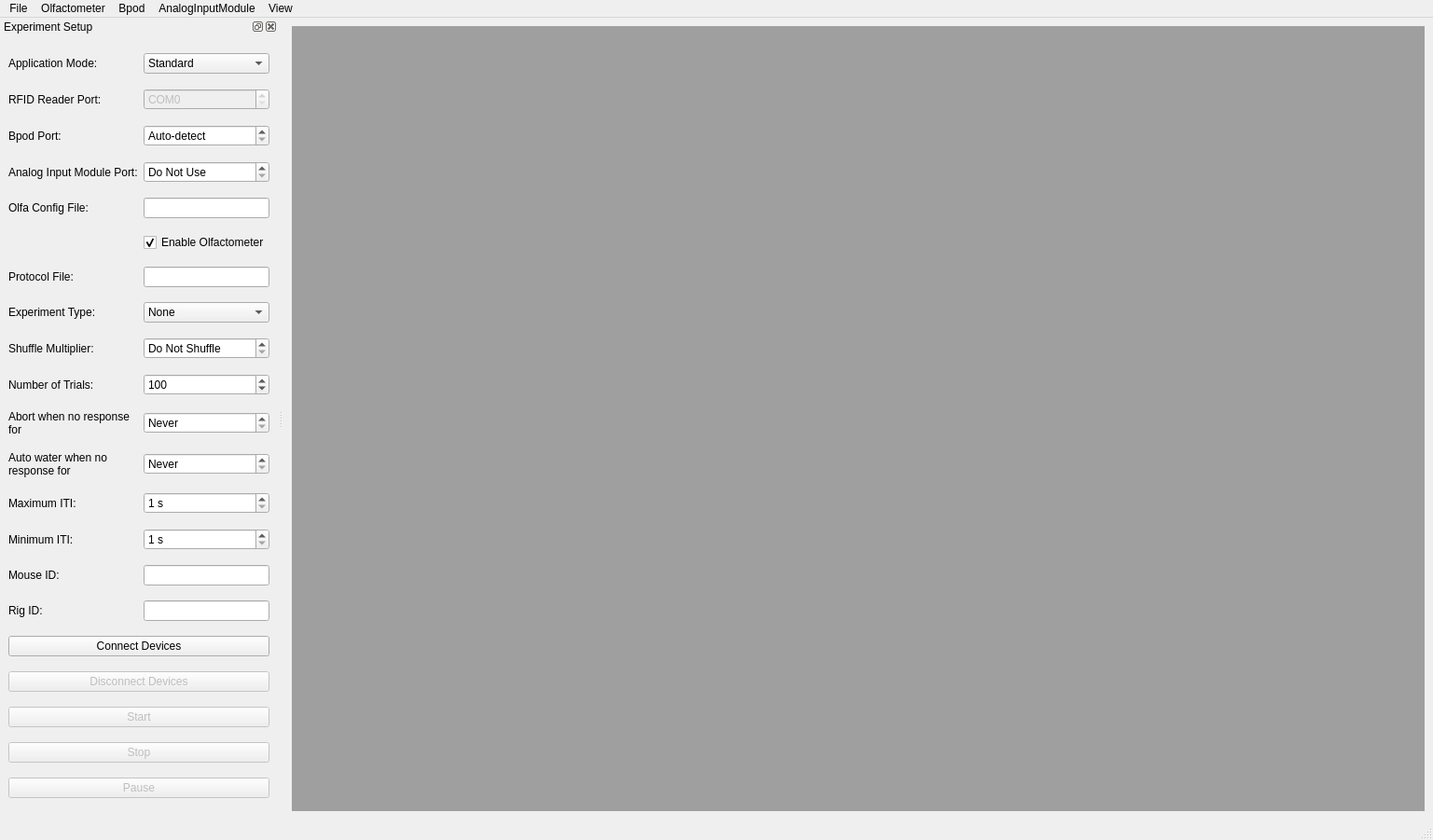
<?xml version="1.0" encoding="UTF-8"?>
<ui version="4.0">
 <class>MainWindow</class>
 <widget class="QMainWindow" name="MainWindow">
  <property name="geometry">
   <rect>
    <x>0</x>
    <y>0</y>
    <width>1537</width>
    <height>901</height>
   </rect>
  </property>
  <property name="windowTitle">
   <string>MainWindow</string>
  </property>
  <widget class="QWidget" name="centralwidget">
   <layout class="QHBoxLayout" name="centralWidgetHLayout">
    <item>
     <widget class="QMdiArea" name="mdiArea">
      <property name="sizeAdjustPolicy">
       <enum>QAbstractScrollArea::AdjustToContents</enum>
      </property>
      <property name="activationOrder">
       <enum>QMdiArea::CreationOrder</enum>
      </property>
      <widget class="QWidget" name="currentTrialSubWindowWidget">
       <property name="windowTitle">
        <string>Current Trial Info</string>
       </property>
       <layout class="QGridLayout" name="currentTrialSubWindowWidgetGridLayout">
        <item row="1" column="2">
         <widget class="QLabel" name="odorA_nameLabel">
          <property name="text">
           <string>Odor A Name</string>
          </property>
         </widget>
        </item>
        <item row="2" column="1">
         <widget class="QLineEdit" name="currentStateLineEdit">
          <property name="readOnly">
           <bool>true</bool>
          </property>
         </widget>
        </item>
        <item row="3" column="8">
         <widget class="QLabel" name="totalPercentCorrectLabel">
          <property name="text">
           <string>Total Percent Correct</string>
          </property>
         </widget>
        </item>
        <item row="0" column="8">
         <widget class="QLabel" name="totalCorrectLabel">
          <property name="text">
           <string>Total Correct:</string>
          </property>
         </widget>
        </item>
        <item row="4" column="0" colspan="10">
         <widget class="QProgressBar" name="currentTrialProgressBar">
          <property name="value">
           <number>0</number>
          </property>
          <property name="textVisible">
           <bool>false</bool>
          </property>
         </widget>
        </item>
        <item row="3" column="9">
         <widget class="QLineEdit" name="totalPercentCorrectLineEdit">
          <property name="readOnly">
           <bool>true</bool>
          </property>
         </widget>
        </item>
        <item row="0" column="2">
         <widget class="QLabel" name="odorA_vialLabel">
          <property name="text">
           <string>Odor A Vial</string>
          </property>
         </widget>
        </item>
        <item row="3" column="3">
         <widget class="QLineEdit" name="odorA_flowLineEdit">
          <property name="readOnly">
           <bool>true</bool>
          </property>
         </widget>
        </item>
        <item row="0" column="1">
         <widget class="QLineEdit" name="trialNumLineEdit">
          <property name="readOnly">
           <bool>true</bool>
          </property>
         </widget>
        </item>
        <item row="0" column="6">
         <widget class="QLabel" name="correctResponseLabel">
          <property name="text">
           <string>Correct Response</string>
          </property>
         </widget>
        </item>
        <item row="0" column="9">
         <widget class="QLineEdit" name="totalCorrectLineEdit">
          <property name="readOnly">
           <bool>true</bool>
          </property>
         </widget>
        </item>
        <item row="2" column="2">
         <widget class="QLabel" name="odorA_concLabel">
          <property name="text">
           <string>Odor A Conc</string>
          </property>
         </widget>
        </item>
        <item row="2" column="0">
         <widget class="QLabel" name="currentStateLabel">
          <property name="text">
           <string>Current State</string>
          </property>
         </widget>
        </item>
        <item row="2" column="9">
         <widget class="QLineEdit" name="totalNoResponsesLineEdit">
          <property name="readOnly">
           <bool>true</bool>
          </property>
         </widget>
        </item>
        <item row="1" column="7">
         <widget class="QLineEdit" name="responseResultLineEdit">
          <property name="readOnly">
           <bool>true</bool>
          </property>
         </widget>
        </item>
        <item row="1" column="9">
         <widget class="QLineEdit" name="totalWrongLineEdit">
          <property name="readOnly">
           <bool>true</bool>
          </property>
         </widget>
        </item>
        <item row="3" column="2">
         <widget class="QLabel" name="odorA_flowLabel">
          <property name="text">
           <string>Odor A Flow</string>
          </property>
         </widget>
        </item>
        <item row="1" column="3">
         <widget class="QLineEdit" name="odorA_nameLineEdit">
          <property name="readOnly">
           <bool>true</bool>
          </property>
         </widget>
        </item>
        <item row="0" column="4">
         <widget class="QLabel" name="odorB_vialLabel">
          <property name="text">
           <string>Odor B Vial</string>
          </property>
         </widget>
        </item>
        <item row="1" column="0">
         <widget class="QLabel" name="itiLabel">
          <property name="text">
           <string>Current ITI</string>
          </property>
         </widget>
        </item>
        <item row="1" column="6">
         <widget class="QLabel" name="responseResultLabel">
          <property name="text">
           <string>Response Result</string>
          </property>
         </widget>
        </item>
        <item row="2" column="8">
         <widget class="QLabel" name="totalNoResponsesLabel">
          <property name="text">
           <string>Total No Responses</string>
          </property>
         </widget>
        </item>
        <item row="0" column="3">
         <widget class="QLineEdit" name="odorA_vialLineEdit">
          <property name="readOnly">
           <bool>true</bool>
          </property>
         </widget>
        </item>
        <item row="1" column="1">
         <widget class="QLineEdit" name="itiLineEdit">
          <property name="readOnly">
           <bool>true</bool>
          </property>
         </widget>
        </item>
        <item row="0" column="7">
         <widget class="QLineEdit" name="correctResponseLineEdit">
          <property name="readOnly">
           <bool>true</bool>
          </property>
         </widget>
        </item>
        <item row="0" column="0">
         <widget class="QLabel" name="trialNumLabel">
          <property name="text">
           <string>Trial Number</string>
          </property>
         </widget>
        </item>
        <item row="1" column="8">
         <widget class="QLabel" name="totalWrongLabel">
          <property name="text">
           <string>Total Wrong:</string>
          </property>
         </widget>
        </item>
        <item row="2" column="3">
         <widget class="QLineEdit" name="odorA_concLineEdit">
          <property name="readOnly">
           <bool>true</bool>
          </property>
         </widget>
        </item>
        <item row="0" column="5">
         <widget class="QLineEdit" name="odorB_vialLineEdit">
          <property name="readOnly">
           <bool>true</bool>
          </property>
         </widget>
        </item>
        <item row="1" column="4">
         <widget class="QLabel" name="odorB_nameLabel">
          <property name="text">
           <string>Odor B Name</string>
          </property>
         </widget>
        </item>
        <item row="1" column="5">
         <widget class="QLineEdit" name="odorB_nameLineEdit">
          <property name="readOnly">
           <bool>true</bool>
          </property>
         </widget>
        </item>
        <item row="2" column="4">
         <widget class="QLabel" name="odorB_concLabel">
          <property name="text">
           <string>Odor B Conc</string>
          </property>
         </widget>
        </item>
        <item row="2" column="5">
         <widget class="QLineEdit" name="odorB_concLineEdit">
          <property name="readOnly">
           <bool>true</bool>
          </property>
         </widget>
        </item>
        <item row="3" column="4">
         <widget class="QLabel" name="odorB_flowLabel">
          <property name="text">
           <string>Odor B Flow</string>
          </property>
         </widget>
        </item>
        <item row="3" column="5">
         <widget class="QLineEdit" name="odorB_flowLineEdit">
          <property name="readOnly">
           <bool>true</bool>
          </property>
         </widget>
        </item>
       </layout>
      </widget>
      <widget class="QWidget" name="bpodControlSubWindowWidget">
       <property name="windowTitle">
        <string>Bpod Control</string>
       </property>
       <layout class="QGridLayout" name="bpodControlSubWindowWidgetGridLayout">
        <item row="0" column="1">
         <widget class="QComboBox" name="leftSensorPortNumComboBox">
          <item>
           <property name="text">
            <string>1</string>
           </property>
          </item>
          <item>
           <property name="text">
            <string>2</string>
           </property>
          </item>
          <item>
           <property name="text">
            <string>3</string>
           </property>
          </item>
          <item>
           <property name="text">
            <string>4</string>
           </property>
          </item>
         </widget>
        </item>
        <item row="7" column="0">
         <widget class="QPushButton" name="flushLeftWaterButton">
          <property name="enabled">
           <bool>false</bool>
          </property>
          <property name="text">
           <string>Flush Left Water</string>
          </property>
         </widget>
        </item>
        <item row="0" column="0">
         <widget class="QLabel" name="leftSensorPortNumLabel">
          <property name="text">
           <string>Left Sensor Port Num:</string>
          </property>
         </widget>
        </item>
        <item row="4" column="0">
         <widget class="QLabel" name="rightWaterValvePortNumLabel">
          <property name="text">
           <string>Right Water Valve Port Num:</string>
          </property>
         </widget>
        </item>
        <item row="5" column="0">
         <widget class="QLabel" name="rightWaterValveDurationLabel">
          <property name="text">
           <string>Right Water Valve Duration:</string>
          </property>
         </widget>
        </item>
        <item row="1" column="1">
         <widget class="QComboBox" name="leftWaterValvePortNumComboBox">
          <item>
           <property name="text">
            <string>1</string>
           </property>
          </item>
          <item>
           <property name="text">
            <string>2</string>
           </property>
          </item>
          <item>
           <property name="text">
            <string>3</string>
           </property>
          </item>
          <item>
           <property name="text">
            <string>4</string>
           </property>
          </item>
         </widget>
        </item>
        <item row="3" column="1">
         <widget class="QComboBox" name="rightSensorPortNumComboBox">
          <property name="currentIndex">
           <number>2</number>
          </property>
          <item>
           <property name="text">
            <string>1</string>
           </property>
          </item>
          <item>
           <property name="text">
            <string>2</string>
           </property>
          </item>
          <item>
           <property name="text">
            <string>3</string>
           </property>
          </item>
          <item>
           <property name="text">
            <string>4</string>
           </property>
          </item>
         </widget>
        </item>
        <item row="1" column="0">
         <widget class="QLabel" name="leftWaterValvePortNumLabel">
          <property name="text">
           <string>Left Water Valve Port Num:</string>
          </property>
         </widget>
        </item>
        <item row="8" column="1">
         <widget class="QPushButton" name="rightWaterValveButton">
          <property name="enabled">
           <bool>false</bool>
          </property>
          <property name="text">
           <string>Right Water Valve</string>
          </property>
          <property name="checkable">
           <bool>false</bool>
          </property>
         </widget>
        </item>
        <item row="9" column="0" colspan="2">
         <widget class="QPushButton" name="finalValveButton">
          <property name="enabled">
           <bool>false</bool>
          </property>
          <property name="text">
           <string>Final Valve</string>
          </property>
          <property name="checkable">
           <bool>true</bool>
          </property>
         </widget>
        </item>
        <item row="2" column="0">
         <widget class="QLabel" name="leftWaterValveDurationLabel">
          <property name="text">
           <string>Left Water Valve Duration:</string>
          </property>
         </widget>
        </item>
        <item row="5" column="1">
         <widget class="QSpinBox" name="rightWaterValveDurationSpinBox">
          <property name="suffix">
           <string> ms</string>
          </property>
          <property name="maximum">
           <number>10000</number>
          </property>
          <property name="value">
           <number>100</number>
          </property>
         </widget>
        </item>
        <item row="2" column="1">
         <widget class="QSpinBox" name="leftWaterValveDurationSpinBox">
          <property name="suffix">
           <string> ms</string>
          </property>
          <property name="maximum">
           <number>10000</number>
          </property>
          <property name="value">
           <number>100</number>
          </property>
         </widget>
        </item>
        <item row="3" column="0">
         <widget class="QLabel" name="rightSensorPortNumLabel">
          <property name="text">
           <string>Right Sensor Port Num:</string>
          </property>
         </widget>
        </item>
        <item row="7" column="1">
         <widget class="QPushButton" name="flushRightWaterButton">
          <property name="enabled">
           <bool>false</bool>
          </property>
          <property name="text">
           <string>Flush Right Water</string>
          </property>
         </widget>
        </item>
        <item row="8" column="0">
         <widget class="QPushButton" name="leftWaterValveButton">
          <property name="enabled">
           <bool>false</bool>
          </property>
          <property name="text">
           <string>Left Water Valve</string>
          </property>
          <property name="checkable">
           <bool>false</bool>
          </property>
         </widget>
        </item>
        <item row="4" column="1">
         <widget class="QComboBox" name="rightWaterValvePortNumComboBox">
          <property name="currentIndex">
           <number>2</number>
          </property>
          <item>
           <property name="text">
            <string>1</string>
           </property>
          </item>
          <item>
           <property name="text">
            <string>2</string>
           </property>
          </item>
          <item>
           <property name="text">
            <string>3</string>
           </property>
          </item>
          <item>
           <property name="text">
            <string>4</string>
           </property>
          </item>
         </widget>
        </item>
        <item row="6" column="0">
         <widget class="QLabel" name="finalValvePortNumLabel">
          <property name="text">
           <string>Final Valve Port Num:</string>
          </property>
         </widget>
        </item>
        <item row="6" column="1">
         <widget class="QComboBox" name="finalValvePortNumComboBox">
          <property name="currentIndex">
           <number>1</number>
          </property>
          <item>
           <property name="text">
            <string>1</string>
           </property>
          </item>
          <item>
           <property name="text">
            <string>2</string>
           </property>
          </item>
          <item>
           <property name="text">
            <string>3</string>
           </property>
          </item>
          <item>
           <property name="text">
            <string>4</string>
           </property>
          </item>
         </widget>
        </item>
       </layout>
      </widget>
      <widget class="QWidget" name="resultsPlotSubWindowWidget">
       <property name="windowTitle">
        <string>Results Plot</string>
       </property>
       <layout class="QGridLayout" name="resultsPlotSubWindowWidgetGridLayout">
        <item row="0" column="2">
         <widget class="QPushButton" name="resultsPlotSeparateVialsButton">
          <property name="text">
           <string>Separate Vials</string>
          </property>
         </widget>
        </item>
        <item row="0" column="1">
         <widget class="QPushButton" name="resultsPlotCombineLikeVialsButton">
          <property name="text">
           <string>Combine Like Vials</string>
          </property>
         </widget>
        </item>
        <item row="0" column="0">
         <widget class="QPushButton" name="resultsPlotCombineAllVialsButton">
          <property name="text">
           <string>Combine All Vials</string>
          </property>
         </widget>
        </item>
       </layout>
      </widget>
      <widget class="QWidget" name="flowUsagePlotSubWindowWidget">
       <property name="windowTitle">
        <string>Flow Usage Plot</string>
       </property>
       <layout class="QGridLayout" name="flowUsagePlotSubWindowWidgetGridLayout">
        <item row="0" column="1">
         <widget class="QPushButton" name="flowUsagePlotCombineLikeVialsButton">
          <property name="text">
           <string>Combine Like Vials</string>
          </property>
         </widget>
        </item>
        <item row="0" column="2">
         <widget class="QPushButton" name="flowUsagePlotSeparateVialsButton">
          <property name="text">
           <string>Separate Vials</string>
          </property>
         </widget>
        </item>
        <item row="0" column="0">
         <widget class="QPushButton" name="flowUsagePlotCombineAllVialsButton">
          <property name="text">
           <string>Combine All Vials</string>
          </property>
         </widget>
        </item>
       </layout>
      </widget>
      <widget class="QWidget" name="streamingPlotSubWindowWidget">
       <property name="windowTitle">
        <string>Streaming Plot</string>
       </property>
       <layout class="QGridLayout" name="streamingPlotSubWindowWidgetGridLayout">
        <item row="2" column="0">
         <widget class="QLabel" name="maxtLabel">
          <property name="sizePolicy">
           <sizepolicy hsizetype="Fixed" vsizetype="Fixed">
            <horstretch>0</horstretch>
            <verstretch>0</verstretch>
           </sizepolicy>
          </property>
          <property name="text">
           <string>Max t:</string>
          </property>
         </widget>
        </item>
        <item row="0" column="0">
         <widget class="QLabel" name="yMaxLabel">
          <property name="sizePolicy">
           <sizepolicy hsizetype="Fixed" vsizetype="Fixed">
            <horstretch>0</horstretch>
            <verstretch>0</verstretch>
           </sizepolicy>
          </property>
          <property name="text">
           <string>Y Max:</string>
          </property>
         </widget>
        </item>
        <item row="4" column="0">
         <widget class="QLabel" name="plotIntervalLabel">
          <property name="sizePolicy">
           <sizepolicy hsizetype="Fixed" vsizetype="Fixed">
            <horstretch>0</horstretch>
            <verstretch>0</verstretch>
           </sizepolicy>
          </property>
          <property name="text">
           <string>Plot Interval:</string>
          </property>
         </widget>
        </item>
        <item row="3" column="1">
         <widget class="QDoubleSpinBox" name="dtDoubleSpinBox">
          <property name="sizePolicy">
           <sizepolicy hsizetype="Fixed" vsizetype="Fixed">
            <horstretch>0</horstretch>
            <verstretch>0</verstretch>
           </sizepolicy>
          </property>
          <property name="suffix">
           <string> s</string>
          </property>
          <property name="decimals">
           <number>4</number>
          </property>
          <property name="minimum">
           <double>0.000100000000000</double>
          </property>
          <property name="maximum">
           <double>1.000000000000000</double>
          </property>
          <property name="singleStep">
           <double>0.000100000000000</double>
          </property>
          <property name="value">
           <double>0.001000000000000</double>
          </property>
         </widget>
        </item>
        <item row="1" column="0">
         <widget class="QLabel" name="yMinLabel">
          <property name="sizePolicy">
           <sizepolicy hsizetype="Fixed" vsizetype="Fixed">
            <horstretch>0</horstretch>
            <verstretch>0</verstretch>
           </sizepolicy>
          </property>
          <property name="text">
           <string>Y Min:</string>
          </property>
         </widget>
        </item>
        <item row="4" column="1">
         <widget class="QSpinBox" name="plotIntervalSpinBox">
          <property name="sizePolicy">
           <sizepolicy hsizetype="Fixed" vsizetype="Fixed">
            <horstretch>0</horstretch>
            <verstretch>0</verstretch>
           </sizepolicy>
          </property>
          <property name="suffix">
           <string> ms</string>
          </property>
          <property name="minimum">
           <number>1</number>
          </property>
         </widget>
        </item>
        <item row="3" column="0">
         <widget class="QLabel" name="dtLabel">
          <property name="sizePolicy">
           <sizepolicy hsizetype="Fixed" vsizetype="Fixed">
            <horstretch>0</horstretch>
            <verstretch>0</verstretch>
           </sizepolicy>
          </property>
          <property name="text">
           <string>dt:</string>
          </property>
         </widget>
        </item>
        <item row="2" column="1">
         <widget class="QSpinBox" name="maxtSpinBox">
          <property name="sizePolicy">
           <sizepolicy hsizetype="Fixed" vsizetype="Fixed">
            <horstretch>0</horstretch>
            <verstretch>0</verstretch>
           </sizepolicy>
          </property>
          <property name="suffix">
           <string> s</string>
          </property>
          <property name="minimum">
           <number>1</number>
          </property>
          <property name="maximum">
           <number>100</number>
          </property>
          <property name="value">
           <number>10</number>
          </property>
         </widget>
        </item>
        <item row="0" column="1">
         <widget class="QDoubleSpinBox" name="yMaxDoubleSpinBox">
          <property name="sizePolicy">
           <sizepolicy hsizetype="Fixed" vsizetype="Fixed">
            <horstretch>0</horstretch>
            <verstretch>0</verstretch>
           </sizepolicy>
          </property>
          <property name="minimum">
           <double>-10.000000000000000</double>
          </property>
          <property name="maximum">
           <double>10.000000000000000</double>
          </property>
          <property name="value">
           <double>1.000000000000000</double>
          </property>
         </widget>
        </item>
        <item row="1" column="1">
         <widget class="QDoubleSpinBox" name="yMinDoubleSpinBox">
          <property name="sizePolicy">
           <sizepolicy hsizetype="Fixed" vsizetype="Fixed">
            <horstretch>0</horstretch>
            <verstretch>0</verstretch>
           </sizepolicy>
          </property>
          <property name="minimum">
           <double>-10.000000000000000</double>
          </property>
          <property name="maximum">
           <double>10.000000000000000</double>
          </property>
          <property name="value">
           <double>-1.000000000000000</double>
          </property>
         </widget>
        </item>
       </layout>
      </widget>
     </widget>
    </item>
   </layout>
  </widget>
  <widget class="QMenuBar" name="menubar">
   <property name="geometry">
    <rect>
     <x>0</x>
     <y>0</y>
     <width>1537</width>
     <height>21</height>
    </rect>
   </property>
   <widget class="QMenu" name="menuFile">
    <property name="title">
     <string>File</string>
    </property>
    <addaction name="actionNewProtocol"/>
    <addaction name="actionOpenProtocol"/>
    <addaction name="actionLoadDefaults"/>
    <addaction name="actionEditDefaults"/>
   </widget>
   <widget class="QMenu" name="menuOlfactometer">
    <property name="title">
     <string>Olfactometer</string>
    </property>
    <addaction name="actionSelectOlfaConfigFile"/>
    <addaction name="actionConfigureOlfaSettings"/>
    <addaction name="actionLaunchOlfaGUI"/>
   </widget>
   <widget class="QMenu" name="menuAnalogIn">
    <property name="title">
     <string>AnalogInputModule</string>
    </property>
    <addaction name="actionConfigureAnalogInputModuleSettings"/>
   </widget>
   <widget class="QMenu" name="menuView">
    <property name="title">
     <string>View</string>
    </property>
    <addaction name="actionViewStreaming"/>
    <addaction name="actionViewResultsPlot"/>
    <addaction name="actionViewCurrentTrialInfo"/>
    <addaction name="actionViewFlowUsagePlot"/>
    <addaction name="actionViewBpodControl"/>
    <addaction name="actionViewExperimentSetup"/>
   </widget>
   <widget class="QMenu" name="menuBpod">
    <property name="title">
     <string>Bpod</string>
    </property>
    <addaction name="actionConfigureBpodFlexChannels"/>
   </widget>
   <addaction name="menuFile"/>
   <addaction name="menuOlfactometer"/>
   <addaction name="menuBpod"/>
   <addaction name="menuAnalogIn"/>
   <addaction name="menuView"/>
  </widget>
  <widget class="QStatusBar" name="statusbar"/>
  <widget class="QDockWidget" name="experimentSetupDockWidget">
   <property name="features">
    <set>QDockWidget::AllDockWidgetFeatures</set>
   </property>
   <property name="windowTitle">
    <string>Experiment Setup</string>
   </property>
   <attribute name="dockWidgetArea">
    <number>1</number>
   </attribute>
   <widget class="QWidget" name="experimentSetupDockWidgetContents">
    <layout class="QGridLayout" name="experimentSetupDockWidgetContentsGridLayout">
     <item row="5" column="1">
      <widget class="QCheckBox" name="olfaCheckBox">
       <property name="text">
        <string>Enable Olfactometer</string>
       </property>
       <property name="checked">
        <bool>true</bool>
       </property>
      </widget>
     </item>
     <item row="2" column="1">
      <widget class="QSpinBox" name="bpodCOMPortSpinBox">
       <property name="specialValueText">
        <string>Auto-detect</string>
       </property>
       <property name="prefix">
        <string>COM</string>
       </property>
       <property name="maximum">
        <number>999</number>
       </property>
      </widget>
     </item>
     <item row="7" column="1">
      <widget class="QComboBox" name="experimentTypeComboBox">
       <item>
        <property name="text">
         <string>None</string>
        </property>
       </item>
       <item>
        <property name="text">
         <string>Intensity</string>
        </property>
       </item>
       <item>
        <property name="text">
         <string>Identity</string>
        </property>
       </item>
      </widget>
     </item>
     <item row="4" column="1">
      <widget class="QLineEdit" name="olfaConfigFileLineEdit">
       <property name="readOnly">
        <bool>true</bool>
       </property>
      </widget>
     </item>
     <item row="12" column="0">
      <widget class="QLabel" name="itiMaxLabel">
       <property name="text">
        <string>Maximum ITI:</string>
       </property>
      </widget>
     </item>
     <item row="12" column="1">
      <widget class="QSpinBox" name="itiMaxSpinBox">
       <property name="suffix">
        <string> s</string>
       </property>
       <property name="minimum">
        <number>1</number>
       </property>
      </widget>
     </item>
     <item row="0" column="0">
      <widget class="QLabel" name="applicationModeLabel">
       <property name="text">
        <string>Application Mode:</string>
       </property>
      </widget>
     </item>
     <item row="10" column="1">
      <widget class="QSpinBox" name="noResponseCutoffSpinBox">
       <property name="specialValueText">
        <string>Never</string>
       </property>
       <property name="suffix">
        <string> trials</string>
       </property>
       <property name="value">
        <number>0</number>
       </property>
      </widget>
     </item>
     <item row="4" column="0">
      <widget class="QLabel" name="olfaConfigFileLabel">
       <property name="text">
        <string>Olfa Config File:</string>
       </property>
      </widget>
     </item>
     <item row="3" column="1">
      <widget class="QSpinBox" name="analogInputModuleCOMPortSpinBox">
       <property name="specialValueText">
        <string>Do Not Use</string>
       </property>
       <property name="prefix">
        <string>COM</string>
       </property>
       <property name="maximum">
        <number>999</number>
       </property>
      </widget>
     </item>
     <item row="15" column="0">
      <widget class="QLabel" name="rigLetterLabel">
       <property name="text">
        <string>Rig ID:</string>
       </property>
      </widget>
     </item>
     <item row="0" column="1">
      <widget class="QComboBox" name="applicationModeComboBox">
       <property name="currentIndex">
        <number>0</number>
       </property>
       <item>
        <property name="text">
         <string>Standard</string>
        </property>
       </item>
       <item>
        <property name="text">
         <string>Automatic (RFID)</string>
        </property>
       </item>
      </widget>
     </item>
     <item row="14" column="1">
      <widget class="QLineEdit" name="mouseNumberLineEdit"/>
     </item>
     <item row="9" column="1">
      <widget class="QSpinBox" name="nTrialsSpinBox">
       <property name="minimum">
        <number>1</number>
       </property>
       <property name="maximum">
        <number>1000</number>
       </property>
       <property name="value">
        <number>100</number>
       </property>
      </widget>
     </item>
     <item row="19" column="0" colspan="2">
      <widget class="QPushButton" name="stopButton">
       <property name="enabled">
        <bool>false</bool>
       </property>
       <property name="text">
        <string>Stop</string>
       </property>
       <property name="checkable">
        <bool>false</bool>
       </property>
      </widget>
     </item>
     <item row="9" column="0">
      <widget class="QLabel" name="nTrialsLabel">
       <property name="text">
        <string>Number of Trials:</string>
       </property>
      </widget>
     </item>
     <item row="7" column="0">
      <widget class="QLabel" name="experimentTypeLabel">
       <property name="text">
        <string>Experiment Type:</string>
       </property>
      </widget>
     </item>
     <item row="1" column="1">
      <widget class="QSpinBox" name="rfidReaderCOMPortSpinBox">
       <property name="enabled">
        <bool>false</bool>
       </property>
       <property name="prefix">
        <string>COM</string>
       </property>
       <property name="maximum">
        <number>999</number>
       </property>
      </widget>
     </item>
     <item row="10" column="0">
      <widget class="QLabel" name="noResponseCutoffLabel">
       <property name="text">
        <string>Abort when no response for</string>
       </property>
       <property name="wordWrap">
        <bool>true</bool>
       </property>
      </widget>
     </item>
     <item row="11" column="0">
      <widget class="QLabel" name="autoWaterCutoffLabel">
       <property name="text">
        <string>Auto water when no response for</string>
       </property>
       <property name="wordWrap">
        <bool>true</bool>
       </property>
      </widget>
     </item>
     <item row="11" column="1">
      <widget class="QSpinBox" name="autoWaterCutoffSpinBox">
       <property name="specialValueText">
        <string>Never</string>
       </property>
       <property name="suffix">
        <string> trials</string>
       </property>
      </widget>
     </item>
     <item row="6" column="1">
      <widget class="QLineEdit" name="protocolFileLineEdit">
       <property name="readOnly">
        <bool>true</bool>
       </property>
      </widget>
     </item>
     <item row="2" column="0">
      <widget class="QLabel" name="bpodCOMPortLabel">
       <property name="text">
        <string>Bpod Port:</string>
       </property>
      </widget>
     </item>
     <item row="1" column="0">
      <widget class="QLabel" name="rfidReaderCOMPortLabel">
       <property name="text">
        <string>RFID Reader Port:</string>
       </property>
      </widget>
     </item>
     <item row="15" column="1">
      <widget class="QLineEdit" name="rigLetterLineEdit"/>
     </item>
     <item row="6" column="0">
      <widget class="QLabel" name="protocolFileLabel">
       <property name="text">
        <string>Protocol File:</string>
       </property>
      </widget>
     </item>
     <item row="3" column="0">
      <widget class="QLabel" name="analogInputModuleCOMPortLabel">
       <property name="text">
        <string>Analog Input Module Port:</string>
       </property>
       <property name="wordWrap">
        <bool>true</bool>
       </property>
      </widget>
     </item>
     <item row="14" column="0">
      <widget class="QLabel" name="mouseNumberLabel">
       <property name="text">
        <string>Mouse ID:</string>
       </property>
      </widget>
     </item>
     <item row="20" column="0" colspan="2">
      <widget class="QPushButton" name="pauseButton">
       <property name="enabled">
        <bool>false</bool>
       </property>
       <property name="text">
        <string>Pause</string>
       </property>
      </widget>
     </item>
     <item row="18" column="0" colspan="2">
      <widget class="QPushButton" name="startButton">
       <property name="enabled">
        <bool>false</bool>
       </property>
       <property name="text">
        <string>Start</string>
       </property>
      </widget>
     </item>
     <item row="13" column="0">
      <widget class="QLabel" name="itiMinLabel">
       <property name="text">
        <string>Minimum ITI:</string>
       </property>
      </widget>
     </item>
     <item row="16" column="0" colspan="2">
      <widget class="QPushButton" name="connectDevicesButton">
       <property name="text">
        <string>Connect Devices</string>
       </property>
      </widget>
     </item>
     <item row="8" column="1">
      <widget class="QSpinBox" name="shuffleMultiplierSpinBox">
       <property name="specialValueText">
        <string>Do Not Shuffle</string>
       </property>
       <property name="minimum">
        <number>0</number>
       </property>
       <property name="maximum">
        <number>10</number>
       </property>
       <property name="value">
        <number>0</number>
       </property>
      </widget>
     </item>
     <item row="13" column="1">
      <widget class="QSpinBox" name="itiMinSpinBox">
       <property name="suffix">
        <string> s</string>
       </property>
       <property name="minimum">
        <number>1</number>
       </property>
      </widget>
     </item>
     <item row="17" column="0" colspan="2">
      <widget class="QPushButton" name="disconnectDevicesButton">
       <property name="enabled">
        <bool>false</bool>
       </property>
       <property name="text">
        <string>Disconnect Devices</string>
       </property>
      </widget>
     </item>
     <item row="8" column="0">
      <widget class="QLabel" name="shuffleMultiplierLabel">
       <property name="text">
        <string>Shuffle Multiplier:</string>
       </property>
      </widget>
     </item>
    </layout>
   </widget>
  </widget>
  <action name="actionNewProtocol">
   <property name="text">
    <string>New Protocol</string>
   </property>
  </action>
  <action name="actionOpenProtocol">
   <property name="text">
    <string>Open Protocol</string>
   </property>
  </action>
  <action name="actionSelectOlfaConfigFile">
   <property name="text">
    <string>Select config file</string>
   </property>
  </action>
  <action name="actionLaunchOlfaGUI">
   <property name="text">
    <string>Launch GUI</string>
   </property>
  </action>
  <action name="actionConfigureOlfaSettings">
   <property name="text">
    <string>Configure settings</string>
   </property>
  </action>
  <action name="actionConfigureAnalogInputModuleSettings">
   <property name="text">
    <string>Configure settings</string>
   </property>
  </action>
  <action name="actionViewStreaming">
   <property name="checkable">
    <bool>true</bool>
   </property>
   <property name="checked">
    <bool>true</bool>
   </property>
   <property name="text">
    <string>Streaming</string>
   </property>
  </action>
  <action name="actionViewResultsPlot">
   <property name="checkable">
    <bool>true</bool>
   </property>
   <property name="checked">
    <bool>true</bool>
   </property>
   <property name="text">
    <string>Results Plot</string>
   </property>
  </action>
  <action name="actionViewCurrentTrialInfo">
   <property name="checkable">
    <bool>true</bool>
   </property>
   <property name="checked">
    <bool>true</bool>
   </property>
   <property name="text">
    <string>Current Trial Info</string>
   </property>
  </action>
  <action name="actionViewFlowUsagePlot">
   <property name="checkable">
    <bool>true</bool>
   </property>
   <property name="checked">
    <bool>true</bool>
   </property>
   <property name="text">
    <string>Flow Usage Plot</string>
   </property>
  </action>
  <action name="actionViewBpodControl">
   <property name="checkable">
    <bool>true</bool>
   </property>
   <property name="checked">
    <bool>true</bool>
   </property>
   <property name="text">
    <string>Bpod Control</string>
   </property>
  </action>
  <action name="actionViewExperimentSetup">
   <property name="checkable">
    <bool>true</bool>
   </property>
   <property name="checked">
    <bool>true</bool>
   </property>
   <property name="text">
    <string>Experiment Setup</string>
   </property>
  </action>
  <action name="actionLoadDefaults">
   <property name="text">
    <string>Load Defaults</string>
   </property>
  </action>
  <action name="actionEditDefaults">
   <property name="text">
    <string>Edit Defaults</string>
   </property>
  </action>
  <action name="actionIdentifyCOMPorts">
   <property name="text">
    <string>Identify COM Ports</string>
   </property>
  </action>
  <action name="actionConfigureBpodFlexChannels">
   <property name="text">
    <string>Configure Flex Channels</string>
   </property>
  </action>
 </widget>
 <tabstops>
  <tabstop>applicationModeComboBox</tabstop>
  <tabstop>olfaConfigFileLineEdit</tabstop>
  <tabstop>olfaCheckBox</tabstop>
  <tabstop>protocolFileLineEdit</tabstop>
  <tabstop>shuffleMultiplierSpinBox</tabstop>
  <tabstop>nTrialsSpinBox</tabstop>
  <tabstop>noResponseCutoffSpinBox</tabstop>
  <tabstop>autoWaterCutoffSpinBox</tabstop>
  <tabstop>itiMaxSpinBox</tabstop>
  <tabstop>itiMinSpinBox</tabstop>
  <tabstop>mouseNumberLineEdit</tabstop>
  <tabstop>rigLetterLineEdit</tabstop>
  <tabstop>connectDevicesButton</tabstop>
  <tabstop>disconnectDevicesButton</tabstop>
  <tabstop>startButton</tabstop>
  <tabstop>stopButton</tabstop>
  <tabstop>pauseButton</tabstop>
  <tabstop>leftSensorPortNumComboBox</tabstop>
  <tabstop>leftWaterValvePortNumComboBox</tabstop>
  <tabstop>leftWaterValveDurationSpinBox</tabstop>
  <tabstop>rightSensorPortNumComboBox</tabstop>
  <tabstop>rightWaterValvePortNumComboBox</tabstop>
  <tabstop>rightWaterValveDurationSpinBox</tabstop>
  <tabstop>finalValvePortNumComboBox</tabstop>
  <tabstop>flushLeftWaterButton</tabstop>
  <tabstop>flushRightWaterButton</tabstop>
  <tabstop>leftWaterValveButton</tabstop>
  <tabstop>rightWaterValveButton</tabstop>
  <tabstop>finalValveButton</tabstop>
  <tabstop>yMaxDoubleSpinBox</tabstop>
  <tabstop>yMinDoubleSpinBox</tabstop>
  <tabstop>maxtSpinBox</tabstop>
  <tabstop>dtDoubleSpinBox</tabstop>
  <tabstop>plotIntervalSpinBox</tabstop>
  <tabstop>resultsPlotCombineAllVialsButton</tabstop>
  <tabstop>resultsPlotCombineLikeVialsButton</tabstop>
  <tabstop>resultsPlotSeparateVialsButton</tabstop>
  <tabstop>flowUsagePlotCombineAllVialsButton</tabstop>
  <tabstop>flowUsagePlotCombineLikeVialsButton</tabstop>
  <tabstop>flowUsagePlotSeparateVialsButton</tabstop>
  <tabstop>trialNumLineEdit</tabstop>
  <tabstop>itiLineEdit</tabstop>
  <tabstop>currentStateLineEdit</tabstop>
  <tabstop>odorA_vialLineEdit</tabstop>
  <tabstop>odorA_nameLineEdit</tabstop>
  <tabstop>odorA_concLineEdit</tabstop>
  <tabstop>odorA_flowLineEdit</tabstop>
  <tabstop>odorB_vialLineEdit</tabstop>
  <tabstop>odorB_nameLineEdit</tabstop>
  <tabstop>odorB_concLineEdit</tabstop>
  <tabstop>odorB_flowLineEdit</tabstop>
  <tabstop>correctResponseLineEdit</tabstop>
  <tabstop>responseResultLineEdit</tabstop>
  <tabstop>totalCorrectLineEdit</tabstop>
  <tabstop>totalWrongLineEdit</tabstop>
  <tabstop>totalNoResponsesLineEdit</tabstop>
  <tabstop>totalPercentCorrectLineEdit</tabstop>
 </tabstops>
 <resources/>
 <connections/>
</ui>
